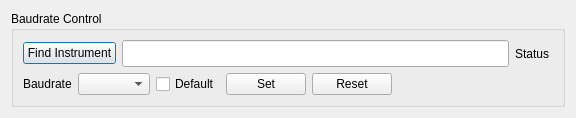
<?xml version="1.0" encoding="UTF-8"?>
<ui version="4.0">
 <class>FuturlecDialog</class>
 <widget class="QDialog" name="FuturlecDialog">
  <property name="geometry">
   <rect>
    <x>0</x>
    <y>0</y>
    <width>576</width>
    <height>118</height>
   </rect>
  </property>
  <property name="windowTitle">
   <string>UKRAA Futurlec Controller Baudrate Tool</string>
  </property>
  <layout class="QGridLayout" name="gridLayout">
   <item row="0" column="0">
    <widget class="QGroupBox" name="groupBox">
     <property name="title">
      <string>Baudrate Control</string>
     </property>
     <layout class="QGridLayout" name="gridLayout_2">
      <item row="0" column="0">
       <layout class="QHBoxLayout" name="horizontalLayout_2">
        <item>
         <widget class="QPushButton" name="FindInstButton">
          <property name="text">
           <string>Find Instrument</string>
          </property>
         </widget>
        </item>
        <item>
         <widget class="QLineEdit" name="StatusLineEdit">
          <property name="minimumSize">
           <size>
            <width>251</width>
            <height>27</height>
           </size>
          </property>
          <property name="readOnly">
           <bool>true</bool>
          </property>
         </widget>
        </item>
        <item>
         <widget class="QLabel" name="label_2">
          <property name="text">
           <string>Status </string>
          </property>
         </widget>
        </item>
       </layout>
      </item>
      <item row="1" column="0">
       <layout class="QHBoxLayout" name="horizontalLayout">
        <item>
         <widget class="QLabel" name="label">
          <property name="text">
           <string>Baudrate</string>
          </property>
         </widget>
        </item>
        <item>
         <widget class="QComboBox" name="baudrateComboBox"/>
        </item>
        <item>
         <widget class="QCheckBox" name="defaultCheckBox">
          <property name="text">
           <string>Default</string>
          </property>
         </widget>
        </item>
        <item>
         <widget class="QPushButton" name="setPushButton">
          <property name="text">
           <string>Set</string>
          </property>
         </widget>
        </item>
        <item>
         <widget class="QPushButton" name="resetPushButton">
          <property name="text">
           <string>Reset</string>
          </property>
         </widget>
        </item>
        <item>
         <spacer name="horizontalSpacer">
          <property name="orientation">
           <enum>Qt::Horizontal</enum>
          </property>
          <property name="sizeHint" stdset="0">
           <size>
            <width>40</width>
            <height>20</height>
           </size>
          </property>
         </spacer>
        </item>
       </layout>
      </item>
     </layout>
    </widget>
   </item>
  </layout>
 </widget>
 <resources/>
 <connections/>
</ui>
